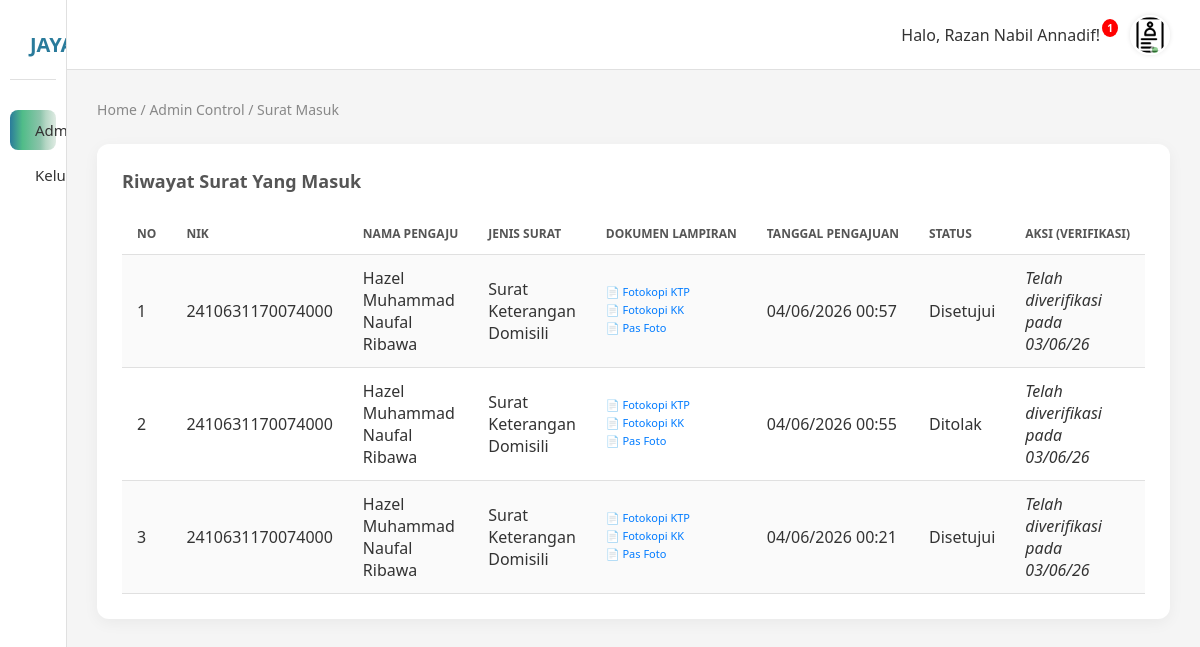
/admin_surat_masuk.php (signed in), run on the app's committed database.
### tables this page shows
CREATE TABLE `pengajuan` (
  `pengajuan_id` int(11) NOT NULL,
  `user_id` int(11) NOT NULL,
  `jenis_surat_id` int(11) NOT NULL,
  `nomor_pengajuan` varchar(50) DEFAULT NULL,
  `status` enum('menunggu','disetujui','ditolak') DEFAULT 'menunggu',
  `catatan_admin` text DEFAULT NULL,
  `tanggal_pengajuan` timestamp NOT NULL DEFAULT current_timestamp(),
  `tanggal_verifikasi` timestamp NULL DEFAULT NULL
);

CREATE TABLE `data_pemohon` (
  `data_pemohon_id` int(11) NOT NULL,
  `pengajuan_id` int(11) NOT NULL,
  `nama` varchar(100) NOT NULL,
  `nik` varchar(16) NOT NULL,
  `tempat_lahir` varchar(100) DEFAULT NULL,
  `tanggal_lahir` date DEFAULT NULL,
  `jenis_kelamin` enum('Laki-laki','Perempuan') DEFAULT NULL,
  `agama` varchar(50) DEFAULT NULL,
  `status_kawin` varchar(50) DEFAULT NULL,
  `pekerjaan` varchar(100) DEFAULT NULL,
  `kewarganegaraan` varchar(10) DEFAULT NULL,
  `alamat` text DEFAULT NULL
);

CREATE TABLE `jenis_surat` (
  `jenis_surat_id` int(11) NOT NULL,
  `kode_surat` varchar(20) NOT NULL,
  `nama_surat` varchar(150) NOT NULL,
  `deskripsi` text DEFAULT NULL,
  `aktif` tinyint(1) DEFAULT 1,
  `created_at` timestamp NOT NULL DEFAULT current_timestamp()
);

### admin_surat_masuk.php (the view, shortened to what this page needs)
<?php
require_once __DIR__ . '/config/koneksi.php';
require_once __DIR__ . '/templates/sidebar.php';
require_once __DIR__ . '/templates/navbar.php';
$query = "
    SELECT
        p.pengajuan_id,
        p.tanggal_pengajuan,
        p.tanggal_verifikasi,
        p.status,
        js.nama_surat,
        dp.nama AS nama_pengaju,
        dp.nik AS nik_pengaju
    FROM pengajuan p
    JOIN jenis_surat js ON p.jenis_surat_id = js.jenis_surat_id
    JOIN data_pemohon dp ON p.pengajuan_id = dp.pengajuan_id
    ORDER BY p.tanggal_pengajuan DESC
";
$result = mysqli_query($koneksi, $query);
?>
<!DOCTYPE html>
<html lang="id">
<head>
    <link rel="stylesheet" href="menu_style.css">
</head>
<body class="dashboard-body">
    <div class="main-container">
        <?php render_sidebar('admin', 'admin'); ?>
        <div class="content-area">
            <?php render_navbar($_SESSION['nama'] ?? 'Admin'); ?>
            <main class="page-content">
                <div class="content-header">
                    <p class="breadcrumb">Home / <a href="admin.php" style="color: #888; text-decoration: none;">Admin Control</a> / Surat Masuk</p>
                </div>
                <div class="table-card">
                    <div class="table-header-row">
                        <h2 class="table-title">Riwayat Surat Yang Masuk</h2>
                    </div>
                    <div class="table-responsive">
                        <table class="data-table">
                            <thead>
                                <tr>
                                    <th>NO</th>
                                    <th>NIK</th>
                                    <th>NAMA PENGAJU</th>
                                    <th>JENIS SURAT</th>
                                    <th>DOKUMEN LAMPIRAN</th>
                                    <th>TANGGAL PENGAJUAN</th>
                                    <th>STATUS</th>
                                    <th>AKSI (VERIFIKASI)</th>
                                </tr>
                            </thead>
                            <tbody>
                                <?php
                                $no = 1;
                                if (mysqli_num_rows($result) > 0):
                                    while ($row = mysqli_fetch_assoc($result)):
                                ?>
                                <tr>
                                    <td><?= $no++; ?></td>
                                    <td><?= $row['nik_pengaju']; ?></td>
                                    <td><?= $row['nama_pengaju']; ?></td>
                                    <td><?= $row['nama_surat']; ?></td>
                                    <td>
                                        <?php
                                        $pengajuan_id = $row['pengajuan_id'];
                                        $q_dokumen = mysqli_query($koneksi, "
                                            SELECT doc.path_file, req.nama_persyaratan
                                            FROM dokumen_pengajuan doc
                                            JOIN persyaratan_surat req ON doc.persyaratan_id = req.persyaratan_surat_id
                                            WHERE doc.pengajuan_id = '$pengajuan_id'
                                        ");
                                        if (mysqli_num_rows($q_dokumen) > 0) {
                                            while ($dok = mysqli_fetch_assoc($q_dokumen)) {
                                                echo '<a href="'.$dok['path_file'].'" target="_blank" class="doc-link">📄 '.$dok['nama_persyaratan'].'</a>';
                                            }
                                        } else {
                                            echo '-';
                                        }
                                        ?>
                                    </td>
                                    <td><?= date('d/m/Y H:i', strtotime($row['tanggal_pengajuan'])); ?></td>
                                    <td><span class="badge-<?= $row['status']; ?>"><?= ucfirst($row['status']); ?></span></td>
                                    <td>
                                        <?php if ($row['status'] == 'menunggu'): ?>
                                        <form method="POST" style="display:inline; margin-top: 5px;">
                                            <input type="hidden" name="id_surat" value="<?= $row['pengajuan_id']; ?>">
                                            <input type="text" name="catatan_admin" placeholder="Catatan (wajib jika ditolak)" style="padding: 5px; width: 130px; font-size: 11px; margin-bottom: 5px;">
                                            <br>
                                            <button type="submit" name="aksi" value="disetujui" class="btn-approve" style="background-color: #28a745; color: white; border: none; padding: 5px 10px; cursor: pointer;">Terima</button>
                                            <button type="submit" name="aksi" value="ditolak" class="btn-reject" style="background-color: #dc3545; color: white; border: none; padding: 5px 10px; cursor: pointer;">Tolak</button>
                                        </form>
                                        <?php else: ?>
                                            <i>Telah diverifikasi<br>pada <?= date('d/m/y', strtotime($row['tanggal_verifikasi'])); ?></i>
                                        <?php endif; ?>
                                    </td>
                                </tr>
                                <?php
                                    endwhile;
                                else:
                                ?>
                                <tr><td colspan="8" style="text-align:center;">Belum ada surat masuk.</td></tr>
                                <?php endif; ?>
                            </tbody>
                        </table>
                    </div>
                </div>
            </main>
        </div>
    </div>
</body>
</html>

### templates/sidebar.php (shortened to what this page needs)
<?php
function render_sidebar($activeMenu = '', $role = 'user', $brand = 'Jaya')
{
    $isAdmin = $role === 'admin';
    ?>
    <nav class="sidebar">
        <div class="sidebar-header">
            <div class="logo-box">
                <span class="logo-text"><?= htmlspecialchars($brand, ENT_QUOTES, 'UTF-8'); ?></span>
            </div>
        </div>
        <ul class="nav-links">
            <?php if ($isAdmin): ?>
                <li class="nav-item <?= $activeMenu === 'admin' ? 'active-gradient' : ''; ?>">
                    <a href="admin.php" class="nav-link">
                        <span>Admin Control</span>
                    </a>
                </li>
            <?php endif; ?>
            <li class="nav-item">
                <a href="logout.php" class="nav-link history-link">
                    <span>Keluar</span>
                </a>
            </li>
        </ul>
    </nav>
    <?php
}
?>

### templates/navbar.php (shortened to what this page needs)
<?php
function render_navbar($namaPengguna = 'Warga', $badgeCount = 1)
{
    ?>
    <header class="top-header">
        <div class="top-header-right">
            <div class="notifications">
                Halo, <?= htmlspecialchars($namaPengguna, ENT_QUOTES, 'UTF-8'); ?>!
                <span class="notification-badge"><?= (int) $badgeCount; ?></span>
            </div>
            <div class="user-profile">
                <img src="asset/akun.png" alt="Profil pengguna" class="profile-img">
                <i class="icon-status-active"></i>
            </div>
        </div>
    </header>
    <?php
}
?>

### menu_style.css (style rules this page uses)
* { margin: 0; padding: 0; box-sizing: border-box; font-family: "Segoe UI", Tahoma, Geneva, Verdana, sans-serif; color: #333; }
:root { --color-cool-blue: #2A7B9B; --color-mid-green: #50BC88; --color-warm-green: #8DC4AB; --primary-gradient: linear-gradient(90deg, rgba(42, 123, 155, 1) 0%, rgba(80, 188, 136, 1) 27%, rgba(141, 196, 171, 1) 66%, rgba(180, 214, 196, 1) 78%, rgba(223, 235, 227, 1) 100%); --sidebar-width: 280px; --top-header-height: 70px; --content-bg: #f5f5f5; --card-bg: #ffffff; --sidebar-bg: #ffffff; }
body.dashboard-body { background-color: var(--content-bg); overflow: hidden; height: 100vh; }
.main-container { display: flex; height: 100%; }
.sidebar { width: var(--sidebar-width); background-color: var(--sidebar-bg); border-right: 1px solid #e0e0e0; display: flex; flex-direction: column; height: 100%; z-index: 100; transition: width 0.3s ease; overflow-x: hidden; white-space: nowrap; }
.logo-text, .nav-link span, .menu-toggle-btn { transition: opacity 0.2s ease, visibility 0.2s ease; }
.sidebar-header { margin: 10px; height: var(--top-header-height); flex-shrink: 0; display: flex; align-items: center; padding: 0 20px; border-bottom: 1px solid #e0e0e0; }
.logo-box { display: flex; align-items: center; width: 100%; justify-content: space-between; }
.logo-text { font-size: 20px; font-weight: bold; color: var(--color-cool-blue); text-transform: uppercase; }
.nav-links { list-style: none; padding: 20px 0; }
.nav-item { padding: 0 10px; margin-bottom: 5px; }
.nav-link { text-decoration: none; display: flex; align-items: center; padding: 10px 15px; border-radius: 8px; font-size: 15px; color: #555; transition: background-color 0.3s; }
.active-gradient .nav-link { background: var(--primary-gradient); color: white; }
[class^="icon-"] { width: 20px; height: 20px; margin-right: 10px; border-radius: 4px; opacity: 0.6; }
.content-area { flex-grow: 1; display: flex; flex-direction: column; height: 100%; }
.top-header { height: var(--top-header-height); flex-shrink: 0; background-color: white; border-bottom: 1px solid #e0e0e0; display: flex; align-items: center; justify-content: flex-end; padding: 0 30px; z-index: 90; }
.top-header-right { display: flex; align-items: center; gap: 20px; }
.notifications { position: relative; cursor: pointer; }
.notification-badge { position: absolute; top: -5px; right: -8px; background-color: red; color: white; font-size: 10px; font-weight: bold; padding: 2px 5px; border-radius: 50%; }
.user-profile { position: relative; display: flex; align-items: center; cursor: pointer; }
.profile-img { width: 40px; height: 40px; border-radius: 50%; border: 2px solid white; box-shadow: 0 0 5px rgba(0,0,0,0.1); }
.icon-status-active { width: 10px; height: 10px; background-color: #4CAF50; border-radius: 50%; position: absolute; bottom: 0; right: 0; border: 2px solid white; }
.page-content { flex-grow: 1; padding: 30px; overflow-y: auto; }
.content-header { margin-bottom: 25px; }
.breadcrumb { font-size: 14px; color: #888; }
.table-card { background-color: var(--card-bg); border-radius: 12px; box-shadow: 0 4px 15px rgba(0,0,0,0.05); padding: 25px; }
.table-header-row { margin-bottom: 20px; }
.table-title { font-size: 18px; color: #555; font-weight: 600; display: flex; align-items: center; gap: 15px; }
.table-responsive { overflow-x: auto; }
.data-table { width: 100%; border-collapse: collapse; min-width: 1000px; }
.data-table th, .data-table td { padding: 12px 15px; text-align: left; border-bottom: 1px solid #e0e0e0; }
.data-table th { font-size: 12px; color: #555; font-weight: 600; cursor: pointer; white-space: nowrap; }
.data-table tbody tr { background-color: #fafafa; }
.data-table tbody tr:nth-child(even) { background-color: #ffffff; }

### admin_surat_masuk.php (style rules this page uses)
.doc-link { display: block; font-size: 11px; color: #007bff; text-decoration: none; margin-bottom: 3px; }

### data on the page
pengajuan: data_pemohon.nik "2410631170074000", data_pemohon.nama "Hazel Muhammad Naufal Ribawa", jenis_surat.nama_surat "Surat Keterangan Domisili", nama_persyaratan "Fotokopi KTP", nama_persyaratan "Fotokopi KK", nama_persyaratan "Pas Foto", tanggal_pengajuan "04/06/2026 00:57", status "Disetujui", tanggal_verifikasi "03/06/26"
pengajuan: data_pemohon.nik "2410631170074000", data_pemohon.nama "Hazel Muhammad Naufal Ribawa", jenis_surat.nama_surat "Surat Keterangan Domisili", nama_persyaratan "Fotokopi KTP", nama_persyaratan "Fotokopi KK", nama_persyaratan "Pas Foto", tanggal_pengajuan "04/06/2026 00:55", status "Ditolak", tanggal_verifikasi "03/06/26"
pengajuan: data_pemohon.nik "2410631170074000", data_pemohon.nama "Hazel Muhammad Naufal Ribawa", jenis_surat.nama_surat "Surat Keterangan Domisili", nama_persyaratan "Fotokopi KTP", nama_persyaratan "Fotokopi KK", nama_persyaratan "Pas Foto", tanggal_pengajuan "04/06/2026 00:21", status "Disetujui", tanggal_verifikasi "03/06/26"

### other printed values
$namaPengguna "Razan Nabil Annadif"
$badgeCount "1"
